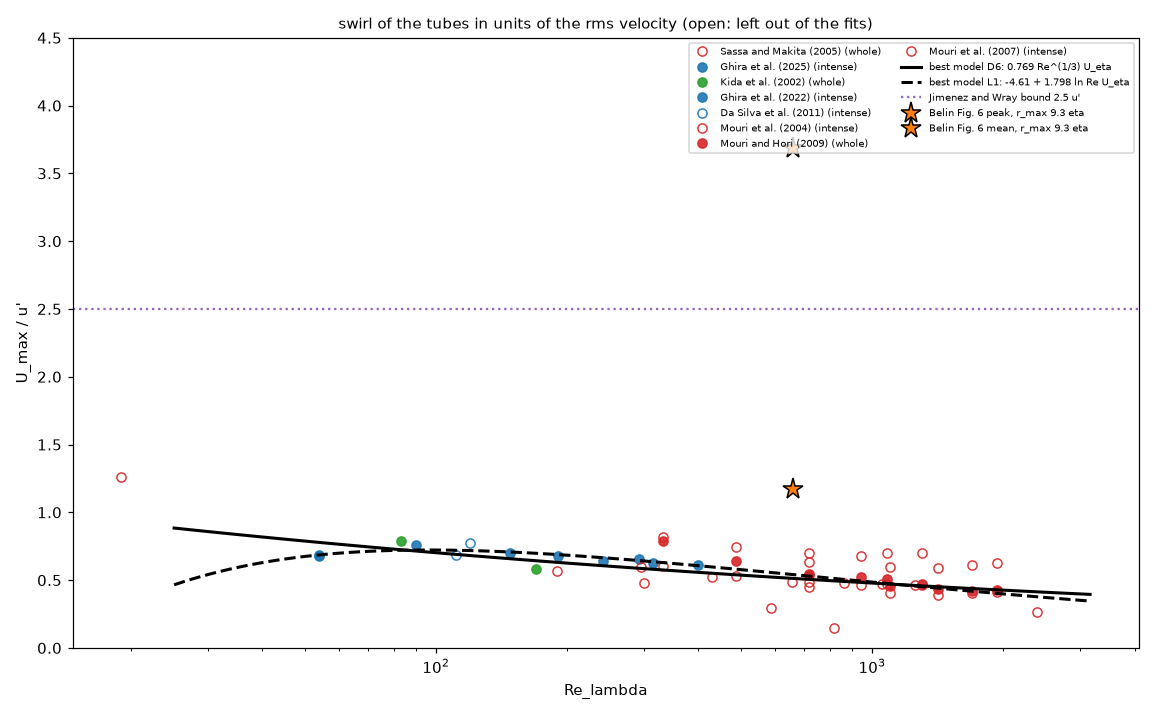

Here is the Python script that generated this plot:
"""plot_swirl_over_uprime.py  v01  The swirl of the tube data as U_max / u' against Re_lambda (instead of U_max / U_eta).
Conversion: U_max / u' = (U_max / U_eta) / (u' / U_eta), with u' / U_eta = (Re_lambda / sqrt 15)^(1/2) (isotropic turbulence; it agrees with the Table I of Belin et al. 1996 to 20-30 % at high Re_lambda,
belin_table1_relambda.py).  Rows: LIT/fittingtool/data/tubes.csv with the corrections of corrections.json (the values the fits use; Mouri 2007 and 2004 and the excluded quantities are drawn open).
Curves: the best models of the page, U_max / U_eta = 0.769 Re_lambda^(1/3) (D6) and -4.61 + 1.798 ln Re_lambda (L1), converted in the same way; the Jimenez and Wray (1998) bound of 2.5 u'; and the swirl
that Belin's Fig. 6 gives at Re_lambda 659 for his mean apparent radius (r_max 9.3 eta): Gamma / (u' eta) of the peak (96) and of the mean (301) divided by 8.784 r_max.
Usage: python plot_swirl_over_uprime.py     writes plot_swirl_over_uprime.png

Versions  M01 m01.v01 (2026-11-13): first version.
"""
import math
import os
import sys

import matplotlib
matplotlib.use("Agg")
import matplotlib.pyplot as plt
import numpy as np

HERE = os.path.dirname(os.path.abspath(__file__))
FIT = os.path.join(HERE, "..", "fittingtool")
sys.path.insert(0, FIT)
import fitdata  # noqa: E402

CONVERT = 15 ** 0.25                                           # U / u' = (U / U_eta) * 15^(1/4) / Re_lambda^(1/2)


def main():
    rows = fitdata.load(os.path.join(FIT, "data", "tubes.csv"), os.path.join(FIT, "data", "corrections.json"))
    excluded_q = fitdata.EXCLUDED_QUANTITIES
    fig, ax = plt.subplots(figsize=(10.5, 6.5))
    shown = set()
    for x in rows:
        if x["re"] is None or x["u"] is None:
            continue
        ratio = x["u"] * CONVERT / math.sqrt(x["re"])
        left_out = x["excluded"] or "U" in excluded_q.get(x["src"], {})
        colour = {"A": "tab:blue", "B": "tab:green", "C": "tab:red"}.get(x["group"], "gray")
        label = "%s (%s)" % (x["reference"], x["tube_set"]) if (x["reference"], left_out) not in shown else None
        shown.add((x["reference"], left_out))
        ax.plot(x["re"], ratio, "o", ms=6, color=colour, mfc="none" if left_out else colour, alpha=0.9, label=label)
    re = np.logspace(1.4, 3.5, 100)
    ax.plot(re, 0.769 * re ** (1 / 3) * CONVERT / np.sqrt(re), "k-", lw=2, label="best model D6: 0.769 Re^(1/3) U_eta")
    ax.plot(re, (-4.61 + 1.798 * np.log(re)) * CONVERT / np.sqrt(re), "k--", lw=2, label="best model L1: -4.61 + 1.798 ln Re U_eta")
    ax.axhline(2.5, color="tab:purple", lw=1.5, ls=":", label="Jimenez and Wray bound 2.5 u'")
    r_apparent = 9.3
    for gstar, name in ((96, "peak"), (301, "mean")):
        ax.plot([659], [gstar / (8.784 * r_apparent)], "*", ms=14, color="tab:orange", mec="k", label="Belin Fig. 6 %s, r_max 9.3 eta" % name)
    ax.set_xscale("log")
    ax.set_xlabel("Re_lambda")
    ax.set_ylabel("U_max / u'")
    ax.set_ylim(0, 4.5)
    ax.set_title("swirl of the tubes in units of the rms velocity (open: left out of the fits)", fontsize=10)
    ax.legend(fontsize=6.5, ncol=2, loc="upper right")
    fig.tight_layout()
    fig.savefig(os.path.join(HERE, "plot_swirl_over_uprime.png"), dpi=110)


if __name__ == "__main__":
    main()
